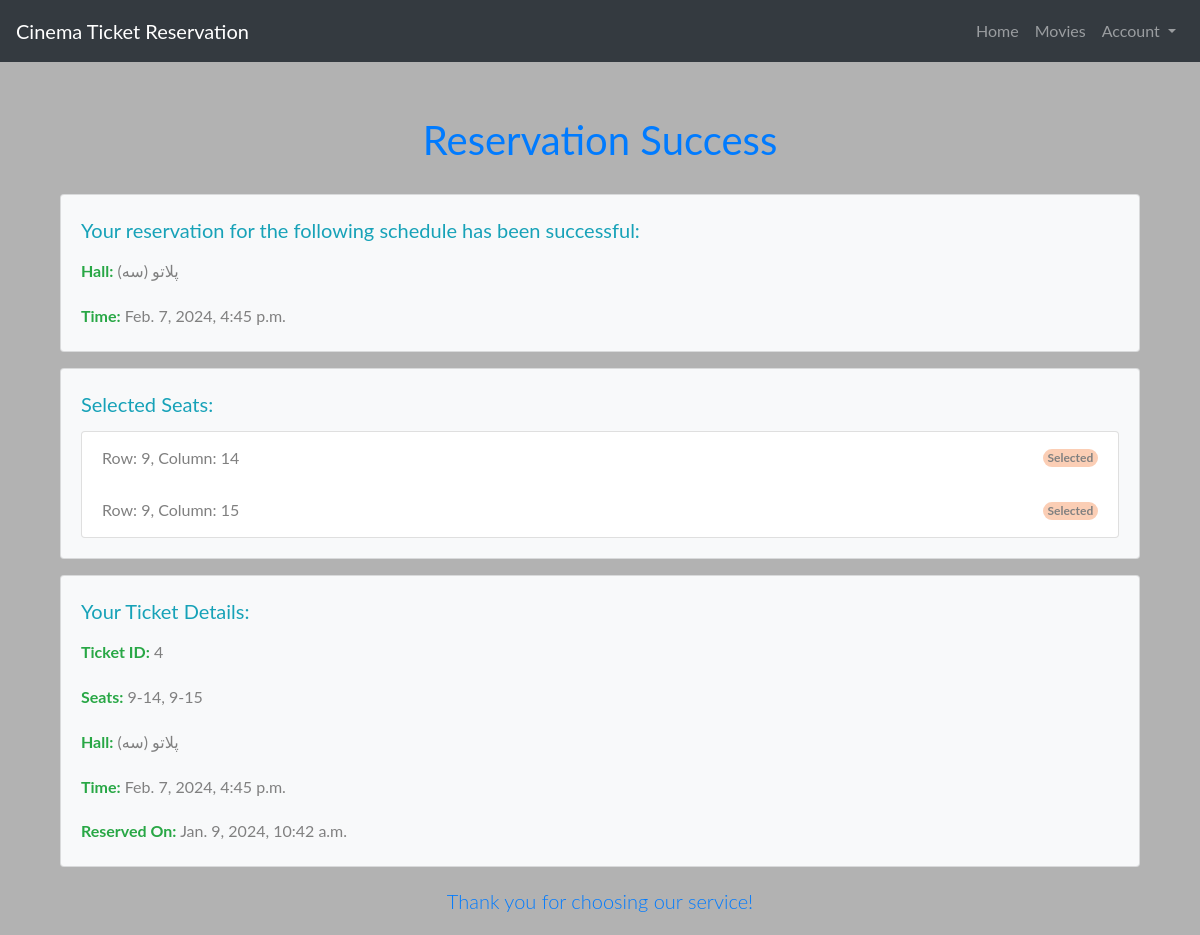
The app's page /ticket/detail/4/ with its own data.
### cinema/models.py (models this page shows, shortened)
class Hall(models.Model):
    Schedule_ID = models.AutoField(primary_key=True)
    cinema = models.ForeignKey(Cinema, related_name='halls', on_delete=models.CASCADE)
    movie = models.ForeignKey('movie.Movie', on_delete=models.CASCADE)
    hall_id = models.CharField(max_length=255)
    time = models.DateTimeField()

class Seat(models.Model):
    Seat_ID = models.AutoField(primary_key=True)
    schedule = models.ForeignKey(Hall, on_delete=models.CASCADE)
    row = models.IntegerField()
    column = models.IntegerField()
    status = models.CharField(max_length=255)
    price = models.DecimalField(max_digits=10, decimal_places=2)

### ticket/models.py (models this page shows, shortened)
class Ticket(models.Model):
    Ticket_ID = models.AutoField(primary_key=True)
    seats = models.ManyToManyField(Seat)
    user = models.ForeignKey(Profile, on_delete=models.CASCADE)
    schedule_id = models.ForeignKey(Hall, on_delete=models.CASCADE)
    time_on_reserve = models.DateTimeField(auto_now_add=True)
    is_canceled = models.BooleanField(default=False)

### ticket/views.py (the view)
# urls.py: path('detail/<int:ticket_id>/', reservation_success, name='detail'),
def reservation_success(request, ticket_id):
    ticket = get_object_or_404(Ticket, Ticket_ID=ticket_id)
    selected_seats = ticket.seats.all()
    schedule = ticket.schedule_id
    return render(request, 'reservation_success.html',
                  {'schedule': schedule, 'selected_seats': selected_seats, 'ticket': ticket})

### ticket/templates/reservation_success.html (shortened to what this page needs)
{% extends "base.html" %}
{%load static%}
{% block content %}
<body>
  <div class="container mt-5">
    <h1 class="my-4 text-center text-primary">Reservation Success</h1>
    <div class="card mb-3 bg-light">
      <div class="card-body">
        <h5 class="card-title text-info">Your reservation for the following schedule has been successful:</h5>
        <p class="card-text"><strong class="text-success">Hall:</strong> {{ schedule.hall_id }}</p>
        <p class="card-text"><strong class="text-success">Time:</strong> {{ schedule.time }}</p>
      </div>
    </div>
    <div class="card mb-3 bg-light">
      <div class="card-body">
        <h5 class="card-title text-info">Selected Seats:</h5>
        <ul class="list-group">
          {% for seat in selected_seats %}
            <li class="list-group-item d-flex justify-content-between align-items-center">
              <span>Row: {{ seat.row }}, Column: {{ seat.column }}</span>
              <span class="badge bg-primary rounded-pill">Selected</span>
            </li>
          {% endfor %}
        </ul>
      </div>
    </div>
    <div class="card mb-3 bg-light">
      <div class="card-body">
        <h5 class="card-title text-info">Your Ticket Details:</h5>
        <p class="card-text"><strong class="text-success">Ticket ID:</strong> {{ ticket.Ticket_ID }}</p>
        <p class="card-text"><strong class="text-success">Seats:</strong>
          {% for seat in ticket.seats.all %}
            {{ seat.row }}-{{ seat.column }}{% if not forloop.last %}, {% endif %}
          {% endfor %}
        </p>
        <p class="card-text"><strong class="text-success">Hall:</strong> {{ ticket.schedule_id.hall_id }}</p>
        <p class="card-text"><strong class="text-success">Time:</strong> {{ ticket.schedule_id.time }}</p>
        <p class="card-text"><strong class="text-success">Reserved On:</strong> {{ ticket.time_on_reserve }}</p>
      </div>
    </div>
    <p class="lead text-center text-primary">Thank you for choosing our service!</p>
  </div>
</body>
{% endblock %}

### records on screen
Hall: hall_id "پلاتو (سه)", time "Feb. 7, 2024, 4:45 p.m."
Seat: row "9", column "14"
Seat: row "9", column "15"
Ticket: Ticket_ID "4", schedule_id.hall_id "پلاتو (سه)", schedule_id.time "Feb. 7, 2024, 4:45 p.m.", time_on_reserve "Jan. 9, 2024, 10:42 a.m."
